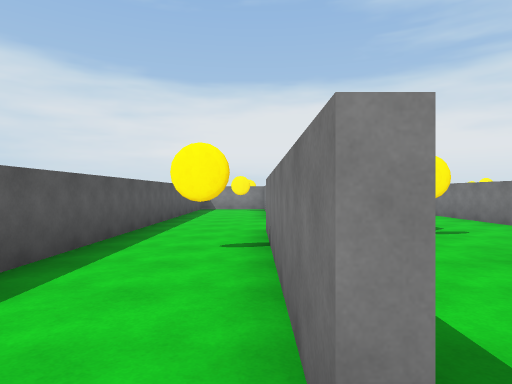
View 1 (above)

17 first-person views from a walk through a scene from a Unity 3-D project. The camera is 1.5 m above the floor, looks level and sees 75° across. The floor is counted in squares, 2 m on a side. Each view is taken from the middle of a square. On the plan, view 1 faces up. The plan holds only what a view shows up to about 11 squares ahead; the rest is blank.

View 2
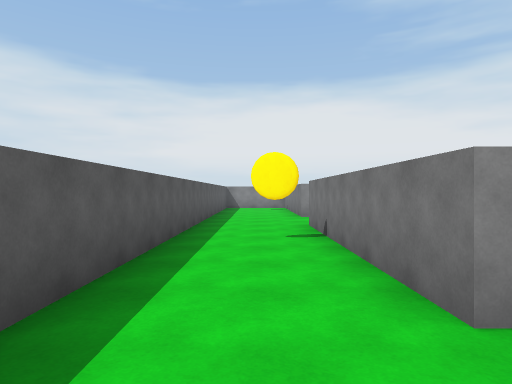

View 3
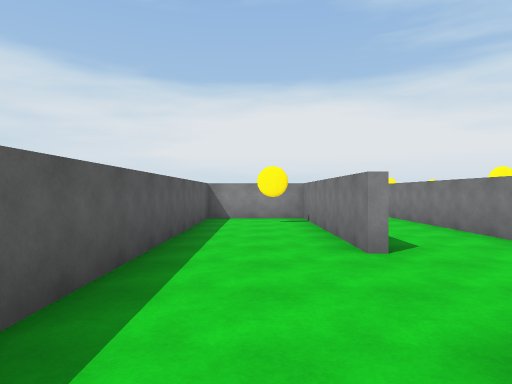

View 4
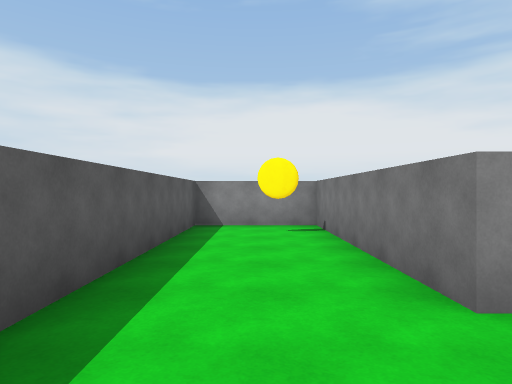

View 5
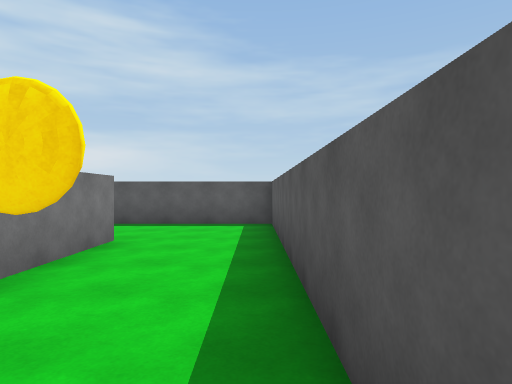

View 6
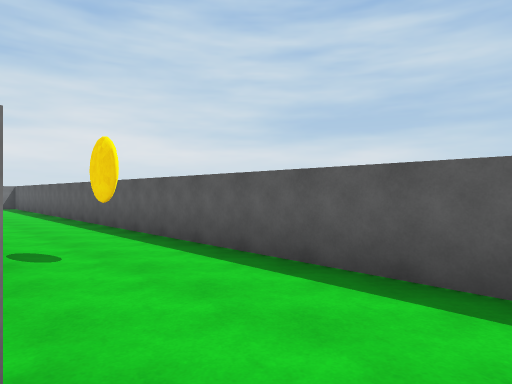

View 7
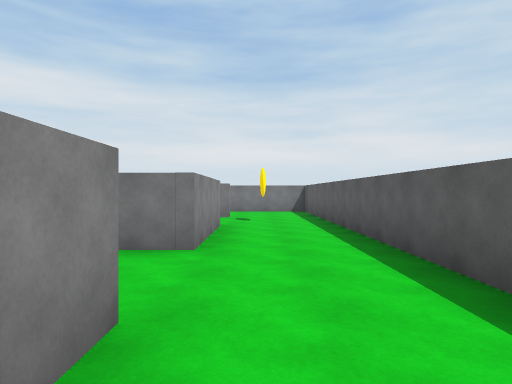

View 8
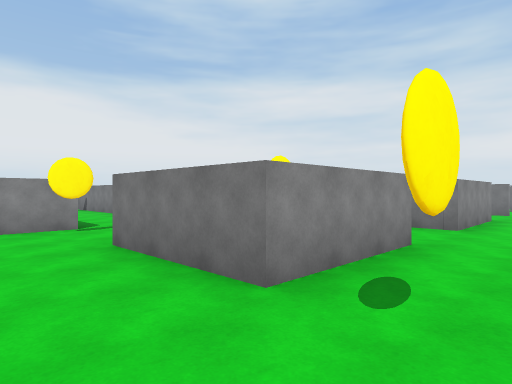

View 9
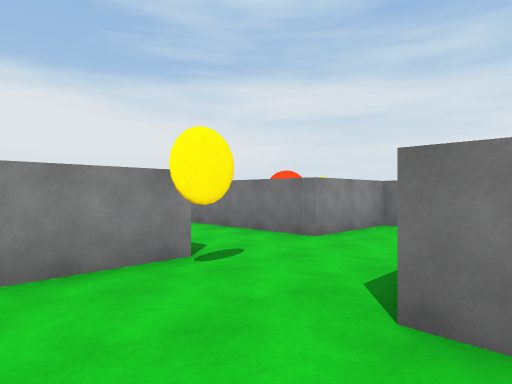

View 10
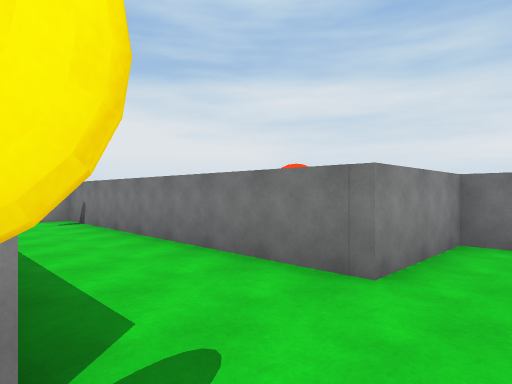

View 11
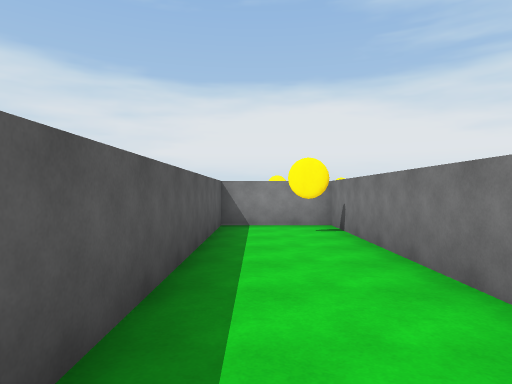

View 12
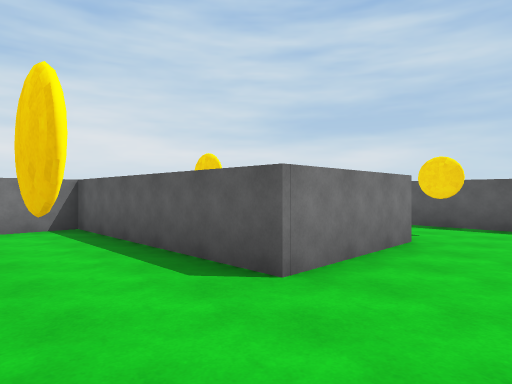

View 13
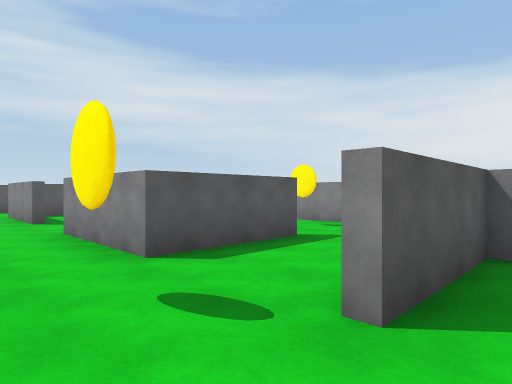

View 14
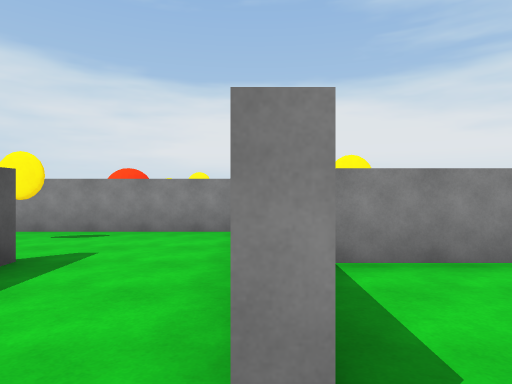

View 15
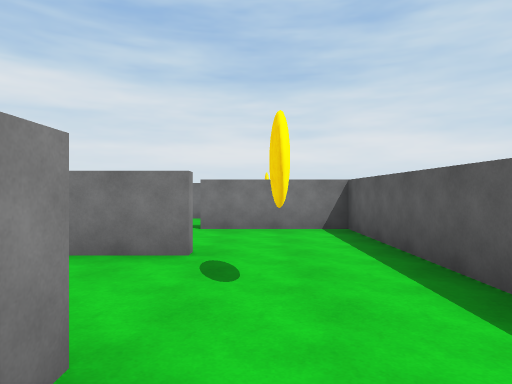

View 16
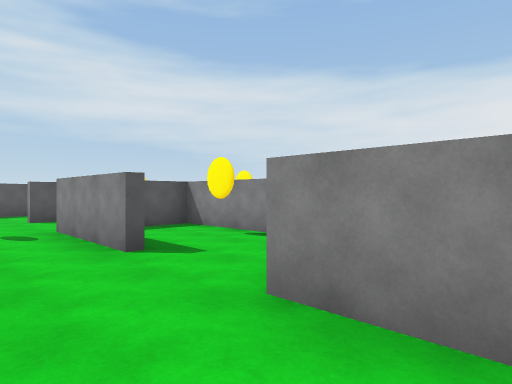

View 17
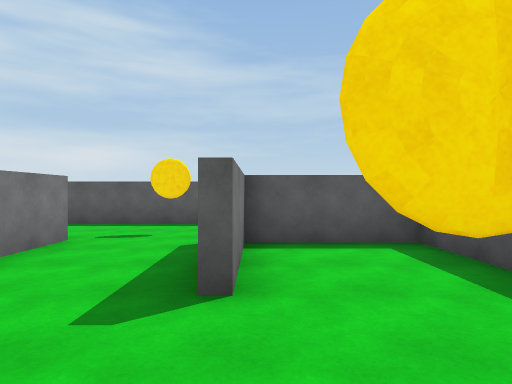

### Floor plan
Ten units are one square. View 1 is at (0, 0); x grows to the right and y downward. Boxes are objects, and circles mark ways between rooms. Rooms are numbered by the first view taken in them; rooms with no view inside come last. Other rooms are left out.
<svg viewBox="-29 -150 204 174">
<path fill="none" stroke="#000" d="M4 -90 4 -145 -24 -145 -24 19 6 19M2 -8 2 -66M60 -8 29 -8 29 -38M59 -35 32 -35 32 -16M86 -10 112 -10 112 -36M114 -36 114 -8 83 -8 83 -19M32 -63 14 -63M5 -15 5 -8M139 -8 139 -22M6 19 146 19M136 -63 92 -63M86 -29 86 -10M29 -38 83 -38 83 -63 57 -63 57 -145 32 -145 32 -80M146 19 168 19 168 -11M168 -35 142 -35 142 -8"/>
<circle cx="0" cy="5" r="3" fill="#2a7"/>
<circle cx="30" cy="-55" r="3" fill="#2a7"/>
<circle cx="140" cy="5" r="3" fill="#2a7"/>
<circle cx="155" cy="-10" r="3" fill="#2a7"/>
<text x="-10" y="-60">1</text>
<text x="70" y="-20">2</text>
<text x="50" y="-90">3</text>
<text x="150" y="0">4</text>
<text x="150" y="-20">5</text>
</svg>
Room 1 opens to room 2. Room 2 opens to room 3. Room 2 opens to room 4. Room 4 opens to room 5.

Where each view was taken, in squares from view 1:
view 1: 0 up, 0 right, facing up
view 2: 1 down, 1 left, facing up
view 3: 5 up, 1 left, facing up
view 4: 7 up, 1 left, facing up
view 5: 6 up, 2 left, facing down
view 6: 1 up, 1 left, facing down-right
view 7: 0 up, 4 right, facing right
view 8: 1 down, 1 right, facing up-right
view 9: 3 up, 1 right, facing up-right
view 10: 5 up, 3 right, facing up-right
view 11: 7 up, 4 right, facing up
view 12: 6 up, 1 right, facing down-right
view 13: 1 down, 15 right, facing up-left
view 14: 0 up, 14 right, facing up
view 15: 0 up, 10 right, facing right
view 16: 1 down, 10 right, facing up-left
view 17: 6 up, 11 right, facing down
